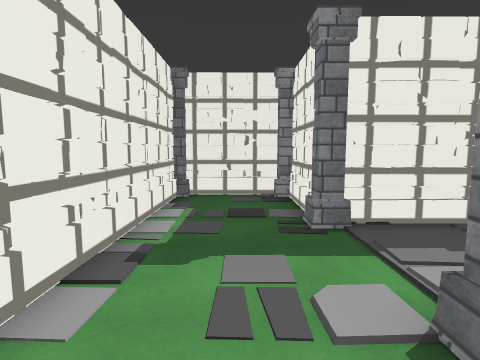
[1] (above)

24 first-person views from a walk through a 3-D level made in the Unity game engine. The camera is 1.5 m above the floor, tilts 6° down and sees 80° across. The floor is counted in squares, 1 m on a side. Each view is taken from the middle of a square. On the plan, view 1 faces up. The plan holds only what a view shows up to about 14 squares ahead; the rest is blank. The place goes on beyond the plan. The player character is not drawn. Door leaves are left out, so doorways stand open. Some surface patterns are stand-ins.

[2]
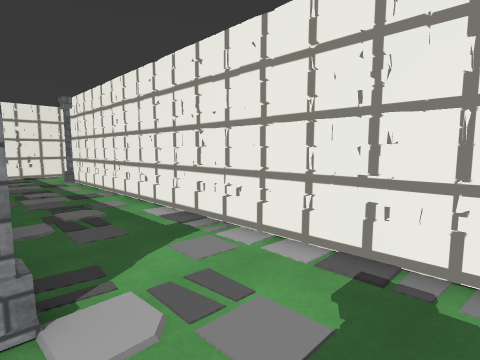

[3]
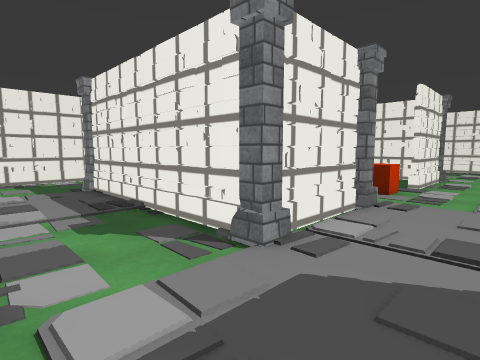

[4]
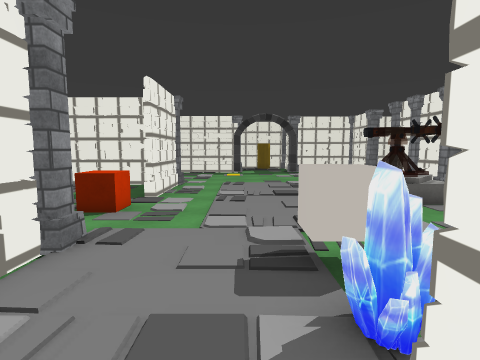

[5]
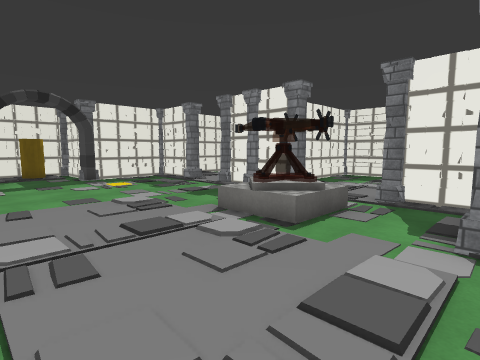

[6]
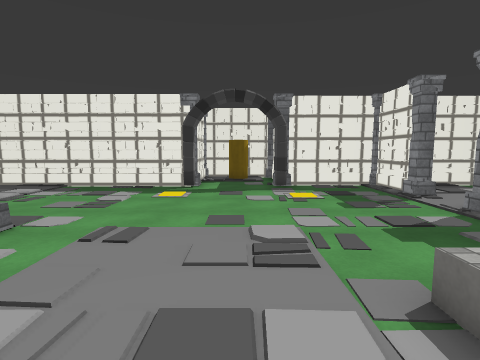

[7]
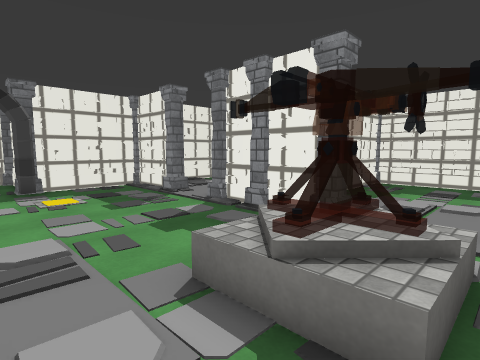

[8]
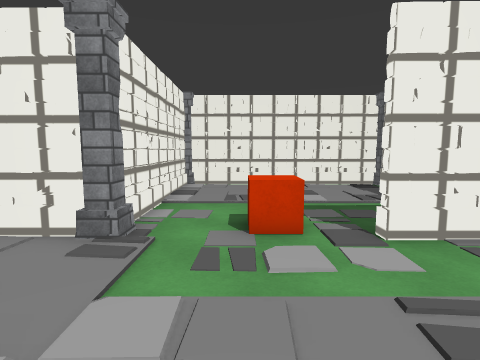

[9]
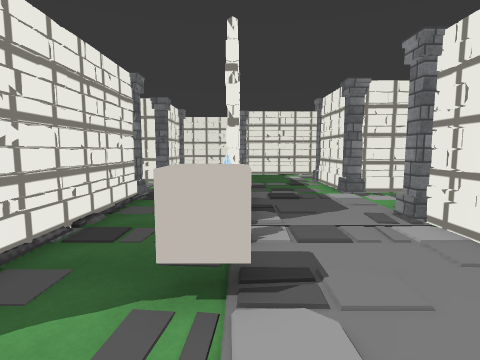

[10]
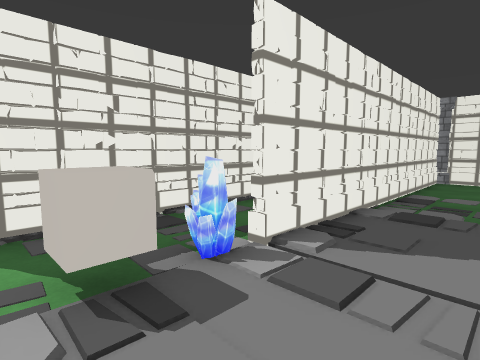

[11]
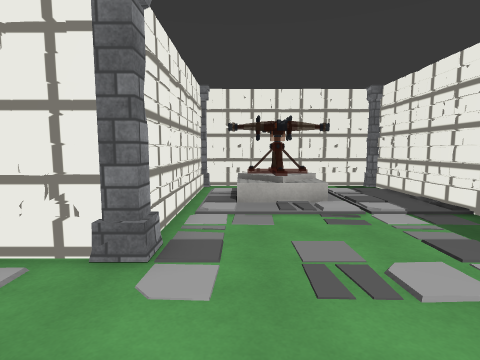

[12]
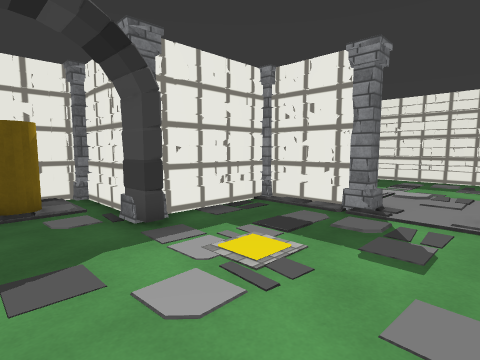

[13]
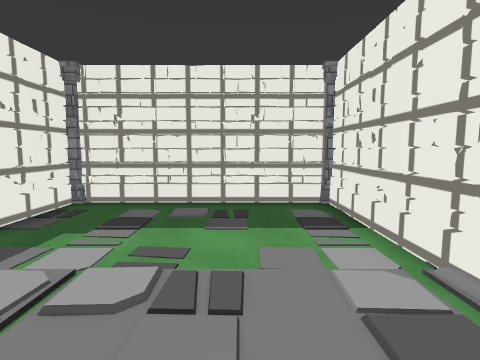

[14]
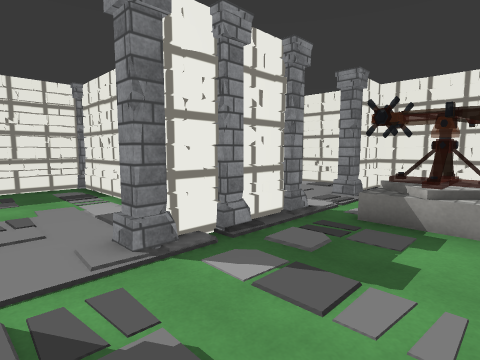

[15]
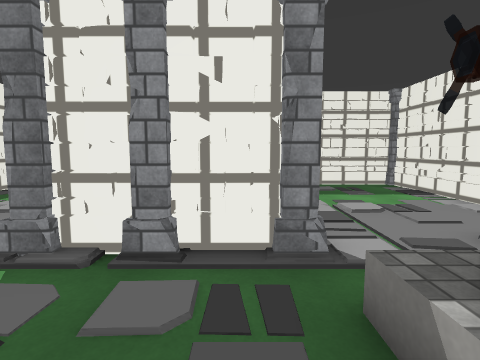

[16]
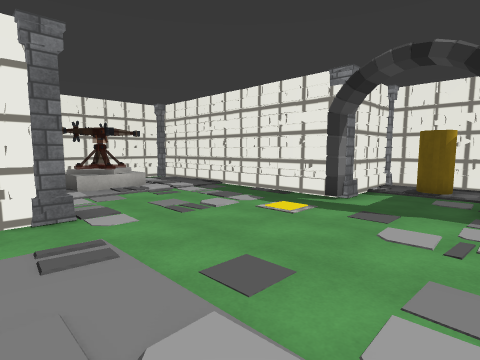

[17]
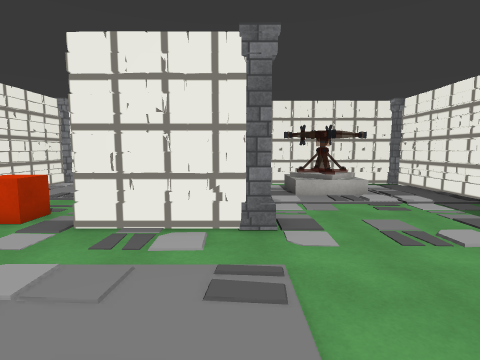

[18]
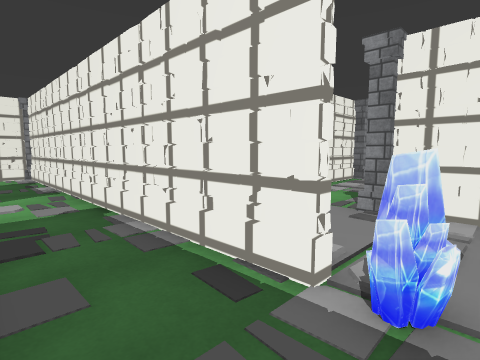

[19]
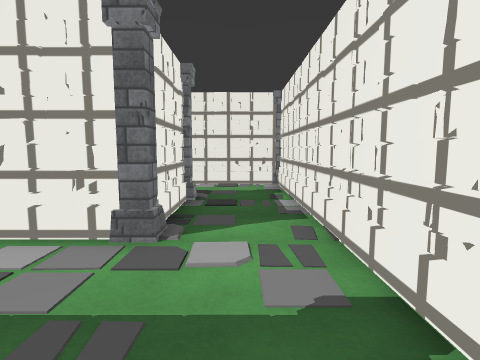

[20]
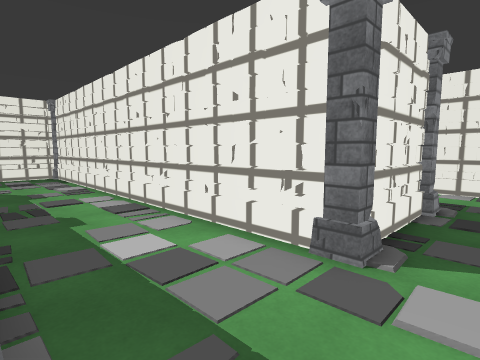

[21]
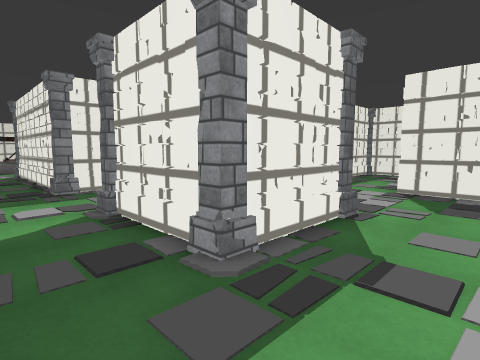

[22]
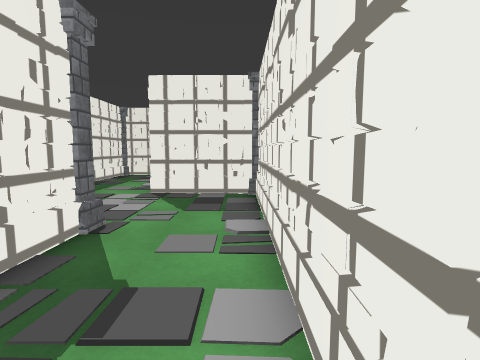

[23]
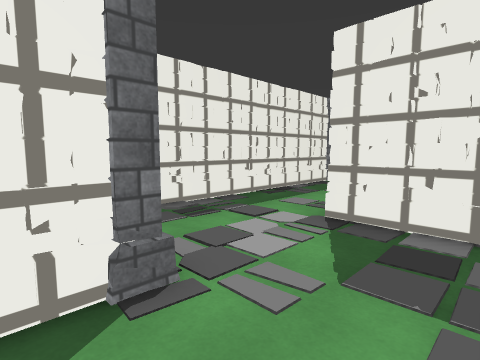

[24]
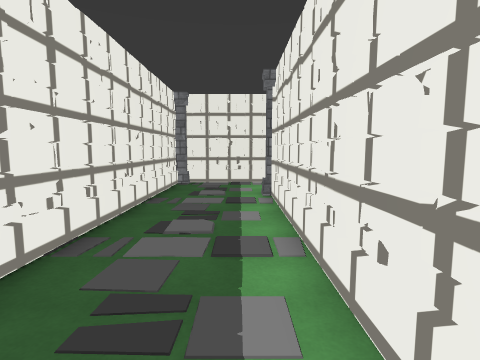

### Floor plan
Points are (right, up) in squares from view 1. A wall is a line through its corners. A room is listed if a view was taken in it or the views show most of it. See-through windows are left out.
Room 1 (views 1, 24)
walls: (1.8, -13.4) (1.8, -4.1); (-2.3, -14.2) (1.5, -14.2); (-2.1, 3.4) (-2.1, -10.2)
ways out: opening at (-0.5, 2.5) to room 2
objects: column (-2, -11)
Room 2 (views 2, 3, 4, 5, 6, 7, 8, 9, 10, 11, 12, 13, 14, 15, 16, 17, 18, 19, 20, 21, 22, 23)
walls: (10.1, 7.5) (10.1, 7); (9.9, 9.4) (9.9, 6.4); (9.5, 5.6) (2.4, 5.6); (18.4, 10.4) (21.1, 10.4) (21.1, 12.5); (18.7, 10.4) (19.3, 10.4); (17.5, 2.5) (17.5, 9.5); (10.1, 0.6) (10.1, -1.4); (8, 1.6) (9.6, 1.6); (18.9, 2.1) (18.4, 2.1); (10.1, 17.6) (10.1, 14.5) (9.8, 14.5); (9.9, 17.6) (9.9, 16.9); (2.7, 9.6) (3.2, 9.6); (2.4, 9.6) (9.2, 9.6); (8.8, 18.2) (5.1, 18.2); (18.4, -1.8) (20.4, -1.8); (1.8, 6.6) (1.8, 8.4); (1.7, 6.6) (1.7, 8.3); (3.5, 1.6) (5.1, 1.6); (1.4, 9.6) (-1.9, 9.6); (21.1, 16.5) (21.1, 19.6); (19.5, -2.2) (19.6, -1.7); (17.5, -5.4) (17.5, -2.5); (17.7, -5.5) (17.7, -2.5); (12.4, -6.4) (14, -6.4) (14, 6.5) (14.2, 6.5) (14.2, -9.4); (2.4, 18.3) (9.2, 18.3); (2.1, 18.1) (2.1, 9.7); (23.9, 18.3) (29.5, 18.3) (29.5, 25.5); (-2.1, 8.4) (-2.1, 3.4); (20.5, -6) (18.4, -6); (13, 25.3) (12.6, 25.4); (21.1, 23.4) (21.1, 26) (17.6, 26); (17, 25.1) (16.5, 25.1); (13, 25.6) (2.4, 25.6); (17, 25.2) (16.5, 25.1); (14.5, -9.6) (25.4, -9.6); (8.1, 25.6) (7.6, 25.6); (19.8, 25.6) (19.1, 25.6); (20.2, 26) (19, 25.9); (2.1, 24.5) (2.1, 19.5); (3.5, 25.4) (2.5, 25.4); (25.8, -9.5) (25.8, -5.9); (32.5, -2) (23.9, -2); (28.6, 25.6) (28.1, 25.6); (29.4, 25.9) (23.6, 26)
low walls: (27.9, 26) (27.4, 26)
ways out: opening at (-0.5, 2.5) to room 1; open door at (15, 25.5) to room 3; opening at (20, 0); opening at (22, 14.5)
objects: column (1, 9); column (2, -14); column (2, 2); column (2, 6); column (2, 9); turret (4, 20) to (6, 22); cube (9, 13); column (10, -2); column (10, 1); column (10, 5) to (10, 6); column (10, 10); column (10, 18) to (10, 19); crystal (14, 7) to (15, 7); block (14, 8) to (15, 9); turret (17, 13) to (19, 16); column (18, -6); column (18, -2); column (18, 2); column (18, 10); column (21, -6) to (22, -6); column (21, 13); column (21, 16); column (21, 18); column (21, 20); column (21, 23)
Room 3 (no view inside)
walls: (16.9, 26.7) (17, 29.5); (16.5, 29.8) (13.5, 29.8); (13, 29.5) (13, 26.5)
low walls: (17.3, 27) (17.3, 27.5)
ways out: open door at (15, 25.5) to room 2
objects: cylinder (14, 28) to (15, 29)
Room 4 (no view inside)
walls: (13, 26.5) (13, 25.3)
objects: column (13, 26)
Room 5 (no view inside)
walls: (17.6, 26) (16.6, 26)
objects: column (17, 26)

Where each view was taken, in squares from view 1:
view 1: 0 up, 0 right, facing up
view 2: 5 up, 2 right, facing down-left
view 3: 2 up, 13 right, facing up-left
view 4: 5 up, 13 right, facing up
view 5: 10 up, 12 right, facing up-right
view 6: 13 up, 15 right, facing up
view 7: 13 up, 15 right, facing up-right
view 8: 12 up, 15 right, facing left
view 9: 12 up, 14 right, facing down
view 10: 10 up, 11 right, facing down-right
view 11: 20 up, 14 right, facing left
view 12: 20 up, 14 right, facing up-right
view 13: 21 up, 21 right, facing right
view 14: 22 up, 17 right, facing down-right
view 15: 17 up, 17 right, facing right
view 16: 17 up, 17 right, facing up-left
view 17: 18 up, 16 right, facing left
view 18: 8 up, 17 right, facing down-left
view 19: 3 up, 16 right, facing down
view 20: 2 up, 16 right, facing down-right
view 21: 9 down, 15 right, facing up-right
view 22: 9 down, 16 right, facing right
view 23: 9 down, 20 right, facing up-right
view 24: 1 down, 1 left, facing down
